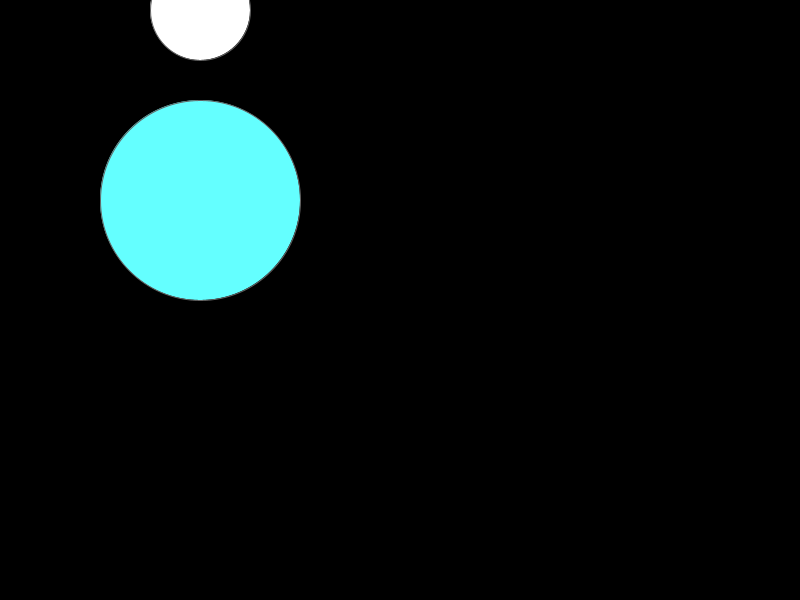
Frame 1 (no input)
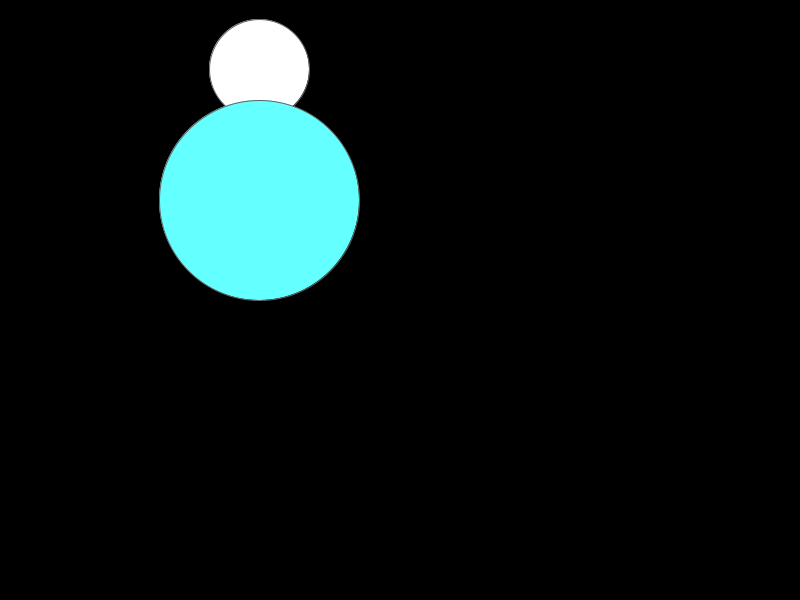
Frame 60 (the mouse pressed at the canvas centre just before this capture)
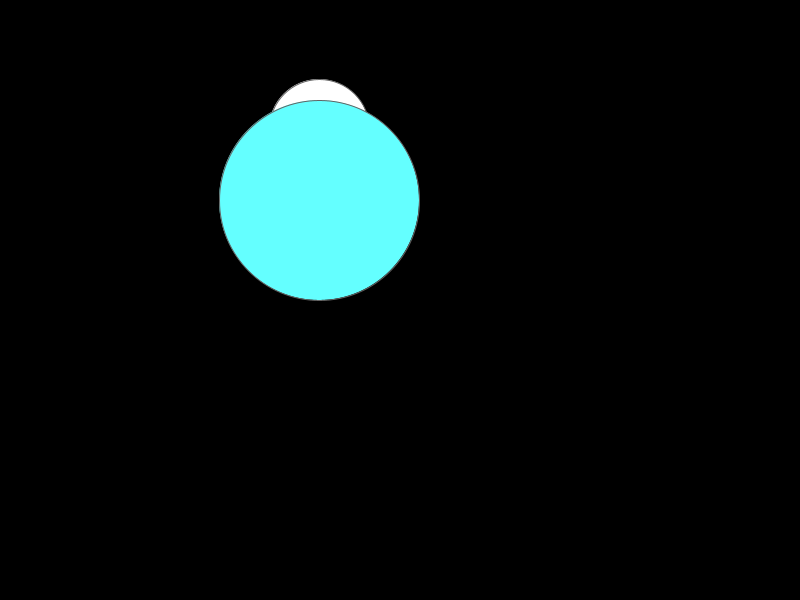
Frame 120 (the mouse held since frame 60 and released just before this capture)

The Processing sketch that drew these frames (run headless with seeded random() and noise(); from frame 60 on, the mouse is pressed at the canvas centre):

// Processing sketch: test
// ── test.pde

int x, y;

void setup() {
  size(800, 600);
  x = 200;
  y = 10;
}

void draw() {
  background(0);
  stroke(100,100,100);
  fill(255,255,255,255);
  ellipse(x,y,100,100);

  fill(100,255,255,255);
  ellipse(x,200,200,200);

  x++;
  y++;
  if (x > 800) {
    x = 0;
  }
  if (y > 600) {
    y = 0;
  }
}
